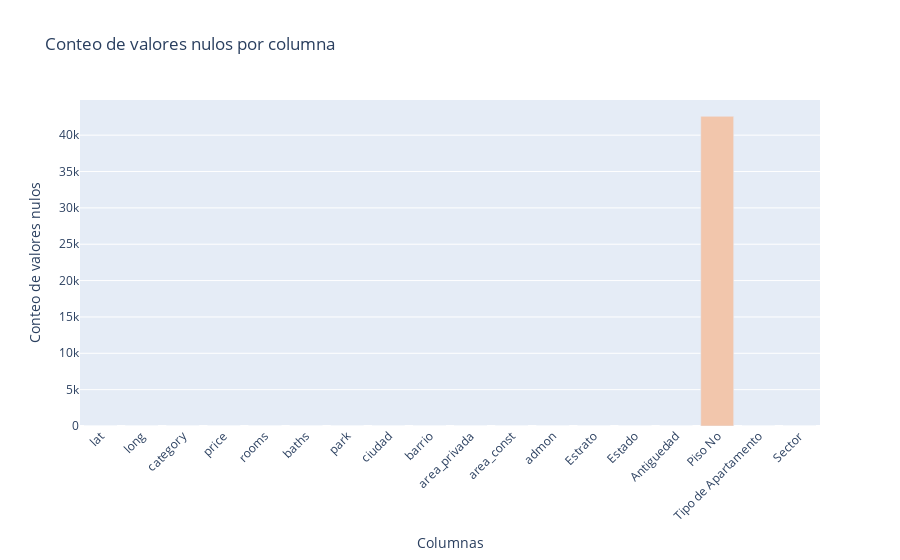
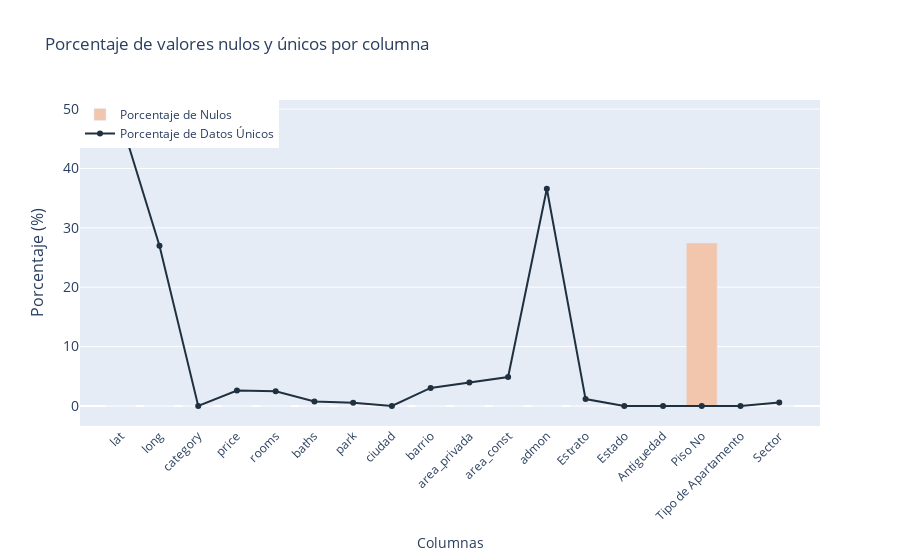

The cell these charts' notebook holds for them, in order:
### Code cell
# Gráfico para el conteo de valores nulos con la paleta de colores especificada
colors = ['#F2C6AC', '#1F3040', '#B9CDCA','#D99982', '#735749']  # Definir la paleta de colores
fig_conteo = px.bar(analisis_nulos, x=analisis_nulos.index, y='Conteo', title='Conteo de valores nulos por columna',
                    color_discrete_sequence=colors)
fig_conteo.update_layout(xaxis_title='Columnas', yaxis_title='Conteo de valores nulos', xaxis_tickangle=-45)
fig_conteo.show()

# Gráfico para el porcentaje de valores nulos
fig = go.Figure()

# Agregar las barras para el porcentaje de valores nulos
fig.add_trace(go.Bar(
    x=analisis_nulos.index,
    y=analisis_nulos['Porcentaje'],
    name='Porcentaje de Nulos',
    marker_color=colors[0]  # Asignar el primer color de la paleta
))

# Agregar una línea para el porcentaje de datos únicos
fig.add_trace(go.Scatter(
    x=analisis_nulos.index,
    y=analisis_nulos['Porcentaje_Unicos'],
    name='Porcentaje de Datos Únicos',
    mode='lines+markers',
    line=dict(color=colors[1]),  # Asignar el segundo color de la paleta
    marker=dict(color=colors[1])  # Usar otro color para los marcadores
))

# Actualizar el layout para incluir título y nombres de ejes
fig.update_layout(
    title='Porcentaje de valores nulos y únicos por columna',
    xaxis_title='Columnas',
    yaxis_title='Porcentaje (%)',
    xaxis_tickangle=-45,
    yaxis=dict(
        title='Porcentaje (%)',
        titlefont_size=16,
        tickfont_size=14,
    ),
    legend=dict(
        x=0,
        y=1.0,
    )
)

# Mostrar el gráfico
fig.show()

### Figure 1 — Plotly figure (JSON) as saved in the notebook; plotly's stock layout.template omitted (floating-point values rounded to 4 significant figures)
{"data": [{"alignmentgroup": "True", "hovertemplate": "index=%{x}<br>Conteo=%{y}<extra></extra>", "legendgroup": "", "marker": {"color": "#F2C6AC", "pattern": {"shape": ""}}, "name": "", "offsetgroup": "", "orientation": "v", "showlegend": false, "textposition": "auto", "type": "bar", "x": ["lat", "long", "category", "price", "rooms", "baths", "park", "ciudad", "barrio", "area_privada", "area_const", "admon", "Estrato", "Estado", "Antiguedad", "Piso No", "Tipo de Apartamento", "Sector"], "xaxis": "x", "y": [0, 0, 0, 0, 0, 0, 0, 0, 0, 0, 0, 0, 0, 0, 0, 42596, 0, 0], "yaxis": "y"}], "layout": {"barmode": "relative", "legend": {"tracegroupgap": 0}, "title": {"text": "Conteo de valores nulos por columna"}, "xaxis": {"anchor": "y", "domain": [0, 1], "tickangle": -45, "title": {"text": "Columnas"}}, "yaxis": {"anchor": "x", "domain": [0, 1], "title": {"text": "Conteo de valores nulos"}}}}

### Figure 2 — Plotly figure (JSON) as saved in the notebook; plotly's stock layout.template omitted (floating-point values rounded to 4 significant figures)
{"data": [{"marker": {"color": "#F2C6AC"}, "name": "Porcentaje de Nulos", "type": "bar", "x": ["lat", "long", "category", "price", "rooms", "baths", "park", "ciudad", "barrio", "area_privada", "area_const", "admon", "Estrato", "Estado", "Antiguedad", "Piso No", "Tipo de Apartamento", "Sector"], "y": [0, 0, 0, 0, 0, 0, 0, 0, 0, 0, 0, 0, 0, 0, 0, 27.46, 0, 0]}, {"line": {"color": "#1F3040"}, "marker": {"color": "#1F3040"}, "mode": "lines+markers", "name": "Porcentaje de Datos Únicos", "type": "scatter", "x": ["lat", "long", "category", "price", "rooms", "baths", "park", "ciudad", "barrio", "area_privada", "area_const", "admon", "Estrato", "Estado", "Antiguedad", "Piso No", "Tipo de Apartamento", "Sector"], "y": [48.15, 26.97, 0.001934, 2.585, 2.491, 0.7595, 0.5422, 0.004513, 3.044, 3.953, 4.873, 36.58, 1.159, 0.002579, 0.003868, 0.01032, 0.005803, 0.597]}], "layout": {"legend": {"x": 0, "y": 1}, "title": {"text": "Porcentaje de valores nulos y únicos por columna"}, "xaxis": {"tickangle": -45, "title": {"text": "Columnas"}}, "yaxis": {"tickfont": {"size": 14}, "title": {"font": {"size": 16}, "text": "Porcentaje (%)"}}}}
